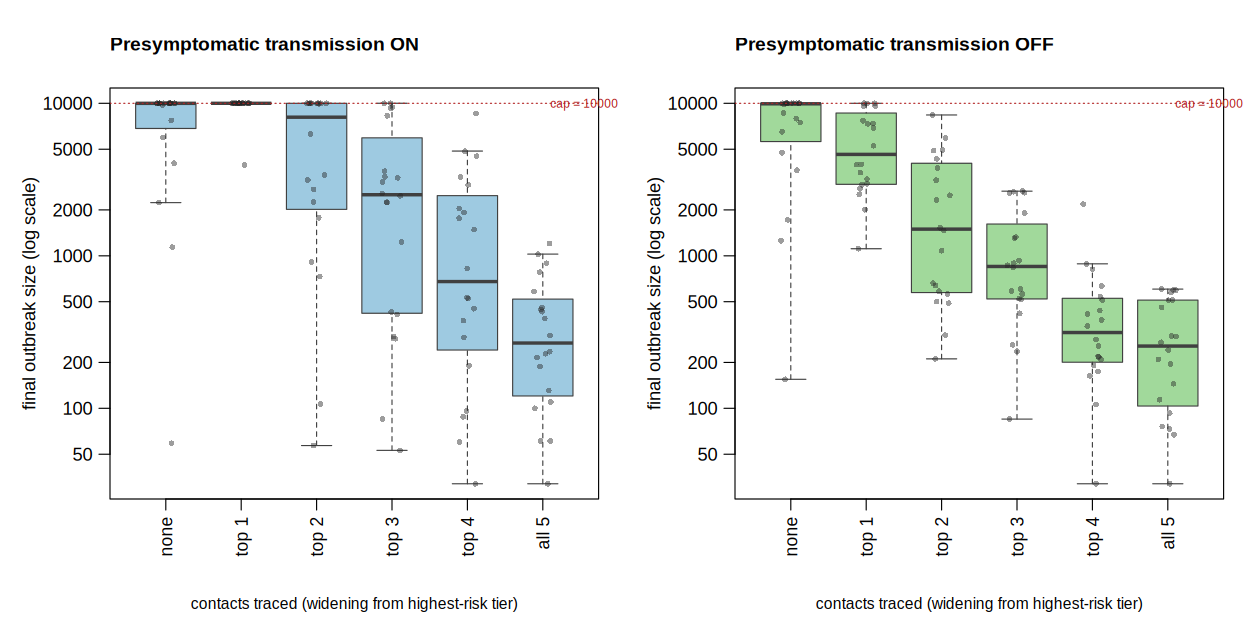

Here is the R script that generated this plot:
## =============================================================================
## tracing_tier_sweep.R
##
## How much does contact tracing buy, as you widen it from the highest-risk
## contacts outward?
##
## West Africa scenario (fitted Q curves driving the time-varying NPIs), five
## contact risk tiers, R0 calibrated to 1.35. Contact tracing is then switched on
## progressively:
##
##   none        nobody traced                      (baseline)
##   top 1       only the highest-risk tier traced
##   top 2       highest two tiers traced
##   ...
##   all 5       every contact traced
##
## Traced cases are hospitalised with probability 0.9, one day after symptom
## onset. Everything else is held fixed, so the sweep isolates *who you trace*.
##
## Run twice: with presymptomatic transmission allowed (the model's natural
## behaviour) and removed. R0 is re-solved to 1.35 in each, so the two panels are
## on equal footing at t = 0.
##
## Output: a PNG boxplot (x = tracing setup, y = final size) plus an RDS of the
## raw results for re-plotting.
##
## Requires a local checkout of petal-code/antiviral_pep_hcw_paper; point
## PAPER_REPO at it.
##
## Usage:
##   PAPER_REPO=../antiviral_pep_hcw_paper Rscript inst/examples/tracing_tier_sweep.R
## =============================================================================

PAPER_REPO <- Sys.getenv("PAPER_REPO", unset = "../antiviral_pep_hcw_paper")
OUT_DIR    <- Sys.getenv("OUT_DIR",    unset = ".")
N_REPS     <- as.integer(Sys.getenv("N_REPS",   unset = "20"))
CAP        <- as.integer(Sys.getenv("CAP",      unset = "10000"))
R0_TARGET  <- as.numeric(Sys.getenv("R0_TARGET", unset = "1.35"))
N_CORES    <- max(1L, as.integer(Sys.getenv("N_CORES", unset = "4")))

## --- Load the package -------------------------------------------------------
if (!exists("branching_process_main", mode = "function")) {
  if (requireNamespace("devtools", quietly = TRUE) && dir.exists("R")) {
    devtools::load_all(".", quiet = TRUE)
  } else if (requireNamespace("fiberplus", quietly = TRUE)) {
    library(fiberplus)
  } else {
    for (f in list.files("R", full.names = TRUE, pattern = "[.]R$")) source(f)
  }
}

setup_file  <- file.path(PAPER_REPO, "functions", "setup_model_parameters.R")
qcurve_file <- file.path(PAPER_REPO, "data-processed", "WestAfrica_QCurve",
                         "WestAfrica_QCurve_Fit.rds")
if (!file.exists(setup_file) || !file.exists(qcurve_file)) {
  stop("Cannot find the paper repo at '", PAPER_REPO, "'. Set PAPER_REPO to its path.",
       call. = FALSE)
}
suppressWarnings(source(setup_file))


## =============================================================================
## Scenario setup
## =============================================================================

## --- West Africa Q curve -> the paper's time-varying NPI curves --------------
## The fitted curve carries the six latent response parameters on a day grid.
## Renaming them to the published column names gives a one-scenario matrix that
## the paper's own build_time_varying_args() consumes, so the NPI mapping has a
## single source of truth rather than being re-implemented here.
fit  <- readRDS(qcurve_file)
cs   <- as.data.frame(fit$curve_summ)[, c("parameter", "relative_day", "mean")]
wide <- stats::reshape(cs, idvar = "relative_day", timevar = "parameter", direction = "wide")
names(wide) <- sub("^mean[.]", "", names(wide))
wide <- wide[order(wide$relative_day), ]

wa_matrix <- data.frame(
  scenario                 = "west_africa",
  scenario_label           = "West Africa (fitted Q curve)",
  relative_day             = wide$relative_day,
  prob_hosp                = wide$p_hosp,
  delay_hosp               = wide$delay_hosp,
  prob_unsafe_funeral_comm = wide$p_unsafe_funeral_comm,
  prob_unsafe_funeral_hosp = wide$p_unsafe_funeral_hosp,
  prob_unsafe_funeral_etu  = 0,
  prop_etu                 = wide$p_ETU,
  ipc_helper               = wide$latent_IPC,
  stringsAsFactors         = FALSE
)
tv <- build_time_varying_args("west_africa", wa_matrix)
tv <- tv[setdiff(names(tv), c("scenario_label", "scenario_matrix"))]

## --- Contact risk tiers ------------------------------------------------------
## Five tiers with relative risks 0.2 .. 1.0. The lowest-risk tier is five times
## as common as the highest, so tier frequency falls as risk rises -- many casual
## contacts, few household ones. Weights 5:4:3:2:1 give exactly that ratio.
##
## The top tier is the reference (relative risk 1), so `baseline_risk` is the
## per-contact transmission probability of the riskiest contact.
TIER_LABELS <- c("rr_0.2", "rr_0.4", "rr_0.6", "rr_0.8", "rr_1.0")
tier_weights <- c(5, 4, 3, 2, 1)

make_risk <- function(trace_prob) {
  make_contact_risk(
    fractions     = tier_weights / sum(tier_weights),
    relative_risk = c(0.2, 0.4, 0.6, 0.8, 1.0),
    trace_prob    = trace_prob,
    labels        = TIER_LABELS
  )
}
risk_no_tracing <- make_risk(rep(0, 5))

## --- Tracing setups ----------------------------------------------------------
## Widen the net from the top tier outward. Traced with probability 1 if the tier
## is included, 0 if not.
TRACING_SETUPS <- list(
  `none`  = c(0, 0, 0, 0, 0),
  `top 1` = c(0, 0, 0, 0, 1),
  `top 2` = c(0, 0, 0, 1, 1),
  `top 3` = c(0, 0, 1, 1, 1),
  `top 4` = c(0, 1, 1, 1, 1),
  `all 5` = c(1, 1, 1, 1, 1)
)

## --- Base argument list ------------------------------------------------------
## Mean contacts is fixed; the R0 solver then finds the baseline per-contact risk
## that delivers the target R0 at the specified funeral share (see FUNERAL_SHARE
## below).
MN_CONTACTS <- c(genPop = 15, hcw = 15, funeral = 20)

base_args <- function() {
  a <- c(suppressWarnings(make_base_args(overrides = list(check_final_size = CAP))), tv)
  for (r in c("genPop", "hcw", "funeral")) {
    a[[paste0("mn_contacts_", r)]]       <- MN_CONTACTS[[r]]
    a[[paste0("overdisp_contacts_", r)]] <- a[[paste0("overdisp_offspring_", r)]]
  }
  ## The paper's helper still emits the pre-contact-model offspring arguments.
  ## They have no counterpart in branching_process_main() any more, so drop them.
  a <- a[!grepl("^(mn|overdisp)_offspring_", names(a))]
  a$contact_risk         <- risk_no_tracing
  a$check_presymptomatic <- FALSE
  ## The sweep only needs final sizes, so skip the per-contact log (it is the
  ## bulk of the memory and time in a 10,000-case run) and stay quiet about
  ## hitting the cap -- we count that ourselves.
  a$return_contact_log   <- FALSE
  a$quiet                <- TRUE
  a
}

## Share of t = 0 transmission going through unsafe funerals. This is an INPUT,
## the same way the paper treats it -- `run_single_simulation.R` sets
## FUNERAL_FRAC <- 0.25 and solves the offspring means from it, and the ABC fits
## `prop_funeral` as a free parameter. Do not try to back it out of the package's
## default offspring means: those are placeholders the paper overwrites, and the
## share they imply (~0.09, because F carries the CFR and safe-burial thinning)
## is not the calibrated quantity.
FUNERAL_SHARE <- as.numeric(Sys.getenv("FUNERAL_SHARE", unset = "0.25"))
funeral_share <- FUNERAL_SHARE

## --- Calibrate R0 separately for each presymptomatic setting -----------------
## Removing presymptomatic transmission shifts Q_g and hence D, so the same
## baseline risk gives a slightly different R0. Re-solving keeps both panels at
## R0 = R0_TARGET at t = 0, which is what makes them comparable.
calibrate <- function(presympt) {
  a <- base_args()
  a$presymptomatic_transmission <- presympt
  s <- solve_baseline_risk_for_r0(R0_TARGET, a,
                                  proportion_transmission_from_funerals = funeral_share,
                                  n = 50000, seed = 1)
  list(genPop = s$baseline_risk_genPop_required,
       funeral = s$baseline_risk_funeral_required,
       D = s$D_direct_multiplier, F = s$F_funeral_multiplier)
}
cal <- list(`presymptomatic on` = calibrate(TRUE),
            `presymptomatic off` = calibrate(FALSE))

cat("== Scenario ==================================================================\n")
cat(sprintf("West Africa Q curves | R0 target %.2f | cap %d | %d reps per point\n",
            R0_TARGET, CAP, N_REPS))
cat(sprintf("mean contacts: genPop %g, HCW %g, funeral %g\n",
            MN_CONTACTS[["genPop"]], MN_CONTACTS[["hcw"]], MN_CONTACTS[["funeral"]]))
cat(sprintf("funeral share of R0 at t = 0 (specified, as in the paper): %.2f\n", funeral_share))
print(data.frame(
  tier          = TIER_LABELS,
  fraction      = round(risk_no_tracing$fractions, 4),
  relative_risk = risk_no_tracing$relative_risk,
  case_share    = round(risk_no_tracing$case_weights, 4)
), row.names = FALSE)
cat(sprintf("mean relative risk: %.4f\n\n", risk_no_tracing$mean_relative_risk))
for (nm in names(cal)) {
  cat(sprintf("%-19s baseline risk genPop %.4f, funeral %.4f  (D %.3f, F %.3f)\n",
              nm, cal[[nm]]$genPop, cal[[nm]]$funeral, cal[[nm]]$D, cal[[nm]]$F))
}


## =============================================================================
## Sweep
## =============================================================================

run_one <- function(setup_name, presympt, seed) {
  a <- base_args()
  cl <- cal[[if (presympt) "presymptomatic on" else "presymptomatic off"]]
  a$baseline_risk_genPop  <- cl$genPop
  a$baseline_risk_hcw     <- cl$genPop
  a$baseline_risk_funeral <- cl$funeral
  a$contact_risk          <- make_risk(TRACING_SETUPS[[setup_name]])
  a$presymptomatic_transmission <- presympt
  if (setup_name != "none") {
    a$trace_coverage                  <- 1
    a$prob_hospitalised_traced        <- 0.9
    a$onset_to_hospitalisation_traced <- 1
  }
  a$seed <- seed
  o <- suppressWarnings(do.call(branching_process_main, a))
  tdf <- o$tdf[!is.na(o$tdf$time_infection_absolute), ]
  data.frame(setup = setup_name, presymptomatic = presympt, seed = seed,
             final_size = nrow(tdf), deaths = sum(tdf$outcome),
             hcw_cases = sum(tdf$class == "HCW"),
             hit_cap = isTRUE(o$sim_info$hit_final_size_cap),
             stringsAsFactors = FALSE)
}

jobs <- expand.grid(setup = names(TRACING_SETUPS), presympt = c(TRUE, FALSE),
                    seed = seq_len(N_REPS), stringsAsFactors = FALSE)
cat(sprintf("\nRunning %d simulations on %d core(s)...\n", nrow(jobs), N_CORES))
t0 <- Sys.time()
res_list <- parallel::mclapply(seq_len(nrow(jobs)), function(i)
  run_one(jobs$setup[i], jobs$presympt[i], jobs$seed[i]), mc.cores = N_CORES)
bad <- !vapply(res_list, is.data.frame, logical(1))
if (any(bad)) stop("simulation failed: ", conditionMessage(res_list[[which(bad)[1]]]))
res <- do.call(rbind, res_list)
res$setup <- factor(res$setup, levels = names(TRACING_SETUPS))
cat(sprintf("done in %.0f s\n\n", as.numeric(difftime(Sys.time(), t0, units = "secs"))))


## =============================================================================
## Results
## =============================================================================

cat("== Final size by tracing setup ===============================================\n")
cat("median [IQR], and the share of runs censored by the final-size cap.\n\n")
cat(sprintf("%-8s | %-34s | %-34s\n", "", "presymptomatic ON", "presymptomatic OFF"))
cat(sprintf("%-8s | %10s %18s %4s | %10s %18s %4s\n",
            "setup", "median", "IQR", "cap", "median", "IQR", "cap"))
for (s in levels(res$setup)) {
  line <- sprintf("%-8s |", s)
  for (p in c(TRUE, FALSE)) {
    x <- res$final_size[res$setup == s & res$presymptomatic == p]
    cp <- mean(res$hit_cap[res$setup == s & res$presymptomatic == p])
    line <- paste0(line, sprintf(" %10.0f %8.0f-%-9.0f %3.0f%% |",
                                 median(x), quantile(x, .25), quantile(x, .75), 100 * cp))
  }
  cat(line, "\n")
}

cat("\n== HCW cases by tracing setup (median) =======================================\n")
for (s in levels(res$setup)) {
  cat(sprintf("%-8s  presympt ON %5.0f   presympt OFF %5.0f\n", s,
              median(res$hcw_cases[res$setup == s & res$presymptomatic]),
              median(res$hcw_cases[res$setup == s & !res$presymptomatic])))
}

saveRDS(list(results = res, calibration = cal, funeral_share = funeral_share,
             risk = risk_no_tracing, setups = TRACING_SETUPS),
        file.path(OUT_DIR, "tracing_tier_sweep.rds"))


## =============================================================================
## Plot
## =============================================================================
png_path <- file.path(OUT_DIR, "tracing_tier_sweep.png")
grDevices::png(png_path, width = 1250, height = 620, res = 110)
op <- graphics::par(mfrow = c(1, 2), mar = c(5.5, 5, 4, 1.2), mgp = c(3.2, 0.8, 0))

ylim <- range(res$final_size)
panel <- function(presympt, title, fill) {
  sub <- res[res$presymptomatic == presympt, ]
  vals <- split(sub$final_size, sub$setup)
  graphics::boxplot(vals, log = "y", ylim = ylim, col = fill, border = "grey25",
                    outline = FALSE, las = 1, xaxt = "n",
                    ylab = "final outbreak size (log scale)", xlab = "")
  graphics::axis(1, at = seq_along(vals), labels = names(vals), las = 2, cex.axis = 0.95)
  ## Raw replicates, jittered, so the spread and any cap pile-up are visible.
  for (i in seq_along(vals)) {
    graphics::points(jitter(rep(i, length(vals[[i]])), amount = 0.13), vals[[i]],
                     pch = 16, col = grDevices::adjustcolor("grey15", alpha.f = 0.45), cex = 0.7)
  }
  graphics::abline(h = CAP, lty = 3, col = "firebrick")
  graphics::mtext(sprintf("cap = %d", CAP), side = 4, at = CAP, las = 1,
                  cex = 0.65, col = "firebrick", line = -2.2)
  graphics::title(main = title, adj = 0, cex.main = 1.05)
  graphics::mtext("contacts traced (widening from highest-risk tier)",
                  side = 1, line = 4.2, cex = 0.85)
}
panel(TRUE,  "Presymptomatic transmission ON",  "#9ecae1")
panel(FALSE, "Presymptomatic transmission OFF", "#a1d99b")
graphics::par(op)
grDevices::dev.off()

cat(sprintf("\nwrote %s\n", png_path))
cat(sprintf("wrote %s\n", file.path(OUT_DIR, "tracing_tier_sweep.rds")))
cat("\nNote: R0 is calibrated to", R0_TARGET, "at t = 0 with tracing OFF, so every\n")
cat("setup starts from the same transmissibility and the sweep isolates tracing.\n")
